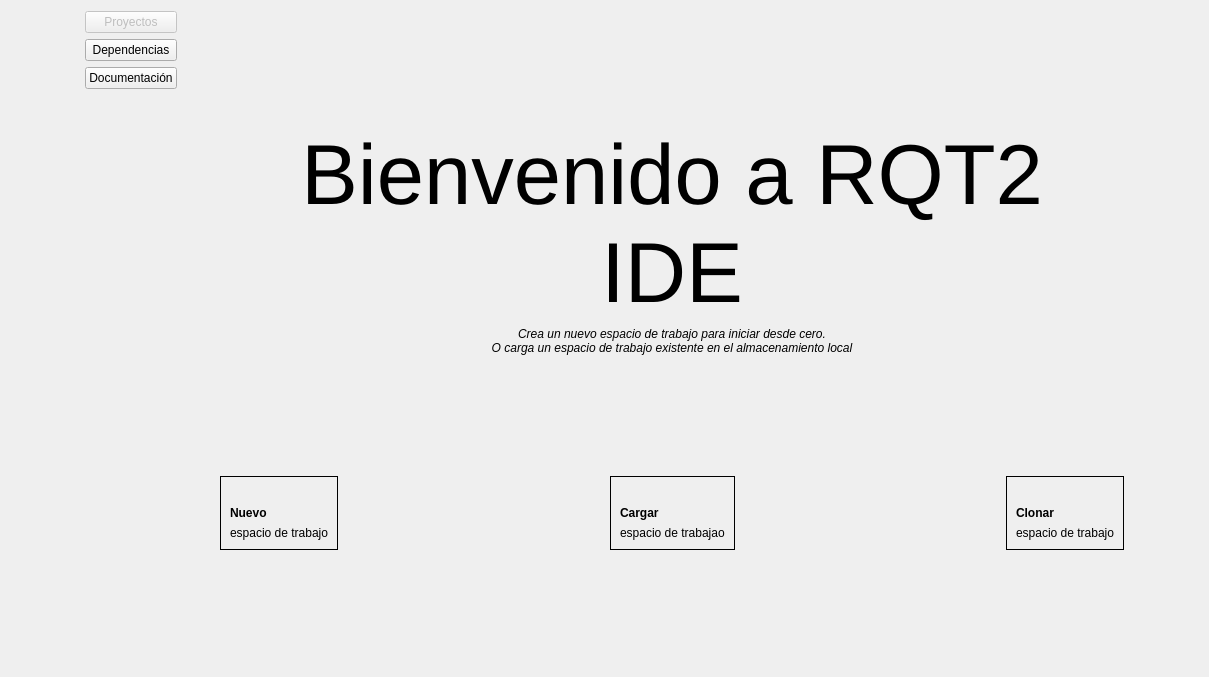
<?xml version="1.0" encoding="UTF-8"?>
<ui version="4.0">
 <class>Widget</class>
 <widget class="QWidget" name="Widget">
  <property name="geometry">
   <rect>
    <x>0</x>
    <y>0</y>
    <width>1209</width>
    <height>677</height>
   </rect>
  </property>
  <property name="sizePolicy">
   <sizepolicy hsizetype="Expanding" vsizetype="Preferred">
    <horstretch>0</horstretch>
    <verstretch>0</verstretch>
   </sizepolicy>
  </property>
  <property name="minimumSize">
   <size>
    <width>670</width>
    <height>550</height>
   </size>
  </property>
  <property name="windowTitle">
   <string>RQT2 IDE</string>
  </property>
  <property name="windowIcon">
   <iconset>
    <normaloff>icons/logo.svg</normaloff>icons/logo.svg</iconset>
  </property>
  <layout class="QHBoxLayout" name="horizontalLayout">
   <item>
    <spacer name="horizontalSpacer">
     <property name="orientation">
      <enum>Qt::Orientation::Horizontal</enum>
     </property>
     <property name="sizeHint" stdset="0">
      <size>
       <width>40</width>
       <height>20</height>
      </size>
     </property>
    </spacer>
   </item>
   <item>
    <spacer name="horizontalSpacer_6">
     <property name="orientation">
      <enum>Qt::Orientation::Horizontal</enum>
     </property>
     <property name="sizeHint" stdset="0">
      <size>
       <width>40</width>
       <height>20</height>
      </size>
     </property>
    </spacer>
   </item>
   <item>
    <layout class="QVBoxLayout" name="verticalLayout">
     <item>
      <widget class="QPushButton" name="NAVHome">
       <property name="enabled">
        <bool>false</bool>
       </property>
       <property name="text">
        <string>Proyectos</string>
       </property>
      </widget>
     </item>
     <item>
      <widget class="QPushButton" name="NAVInstall">
       <property name="cursor">
        <cursorShape>PointingHandCursor</cursorShape>
       </property>
       <property name="text">
        <string>Dependencias</string>
       </property>
      </widget>
     </item>
     <item>
      <widget class="QPushButton" name="NAVDocs">
       <property name="cursor">
        <cursorShape>PointingHandCursor</cursorShape>
       </property>
       <property name="text">
        <string>Documentación</string>
       </property>
      </widget>
     </item>
     <item>
      <spacer name="verticalSpacer">
       <property name="orientation">
        <enum>Qt::Orientation::Vertical</enum>
       </property>
       <property name="sizeHint" stdset="0">
        <size>
         <width>20</width>
         <height>40</height>
        </size>
       </property>
      </spacer>
     </item>
    </layout>
   </item>
   <item>
    <spacer name="horizontalSpacer_5">
     <property name="orientation">
      <enum>Qt::Orientation::Horizontal</enum>
     </property>
     <property name="sizeHint" stdset="0">
      <size>
       <width>40</width>
       <height>20</height>
      </size>
     </property>
    </spacer>
   </item>
   <item>
    <layout class="QVBoxLayout" name="verticalLayout_2">
     <item>
      <spacer name="verticalSpacer_2">
       <property name="orientation">
        <enum>Qt::Orientation::Vertical</enum>
       </property>
       <property name="sizeHint" stdset="0">
        <size>
         <width>20</width>
         <height>40</height>
        </size>
       </property>
      </spacer>
     </item>
     <item>
      <widget class="QLabel" name="LABELTitleWelcome">
       <property name="sizePolicy">
        <sizepolicy hsizetype="Preferred" vsizetype="Minimum">
         <horstretch>0</horstretch>
         <verstretch>0</verstretch>
        </sizepolicy>
       </property>
       <property name="font">
        <font>
         <pointsize>64</pointsize>
        </font>
       </property>
       <property name="text">
        <string>Bienvenido a RQT2 IDE</string>
       </property>
       <property name="alignment">
        <set>Qt::AlignmentFlag::AlignCenter</set>
       </property>
       <property name="wordWrap">
        <bool>true</bool>
       </property>
      </widget>
     </item>
     <item>
      <widget class="QLabel" name="LABELInfoWelcome">
       <property name="sizePolicy">
        <sizepolicy hsizetype="Preferred" vsizetype="Minimum">
         <horstretch>0</horstretch>
         <verstretch>0</verstretch>
        </sizepolicy>
       </property>
       <property name="font">
        <font>
         <italic>true</italic>
        </font>
       </property>
       <property name="text">
        <string>Crea un nuevo espacio de trabajo para iniciar desde cero.
O carga un espacio de trabajo existente en el almacenamiento local</string>
       </property>
       <property name="alignment">
        <set>Qt::AlignmentFlag::AlignCenter</set>
       </property>
       <property name="wordWrap">
        <bool>true</bool>
       </property>
      </widget>
     </item>
     <item>
      <spacer name="verticalSpacer_3">
       <property name="orientation">
        <enum>Qt::Orientation::Vertical</enum>
       </property>
       <property name="sizeHint" stdset="0">
        <size>
         <width>20</width>
         <height>40</height>
        </size>
       </property>
      </spacer>
     </item>
     <item>
      <layout class="QHBoxLayout" name="horizontalLayout_2">
       <item>
        <widget class="QFrame" name="FRAMENew">
         <property name="cursor">
          <cursorShape>PointingHandCursor</cursorShape>
         </property>
         <property name="autoFillBackground">
          <bool>true</bool>
         </property>
         <property name="frameShape">
          <enum>QFrame::Shape::Box</enum>
         </property>
         <property name="frameShadow">
          <enum>QFrame::Shadow::Plain</enum>
         </property>
         <property name="lineWidth">
          <number>1</number>
         </property>
         <layout class="QVBoxLayout" name="verticalLayout_3">
          <item>
           <widget class="QLabel" name="ICONNew">
            <property name="sizePolicy">
             <sizepolicy hsizetype="Preferred" vsizetype="Preferred">
              <horstretch>32</horstretch>
              <verstretch>0</verstretch>
             </sizepolicy>
            </property>
            <property name="maximumSize">
             <size>
              <width>256</width>
              <height>256</height>
             </size>
            </property>
            <property name="text">
             <string/>
            </property>
            <property name="pixmap">
             <pixmap>icons/nes.svg</pixmap>
            </property>
            <property name="scaledContents">
             <bool>true</bool>
            </property>
            <property name="wordWrap">
             <bool>false</bool>
            </property>
           </widget>
          </item>
          <item>
           <widget class="QLabel" name="LABELTitleNew">
            <property name="sizePolicy">
             <sizepolicy hsizetype="Preferred" vsizetype="Minimum">
              <horstretch>0</horstretch>
              <verstretch>0</verstretch>
             </sizepolicy>
            </property>
            <property name="font">
             <font>
              <bold>true</bold>
             </font>
            </property>
            <property name="text">
             <string>Nuevo</string>
            </property>
           </widget>
          </item>
          <item>
           <widget class="QLabel" name="LABELInfoNew">
            <property name="sizePolicy">
             <sizepolicy hsizetype="Preferred" vsizetype="Minimum">
              <horstretch>0</horstretch>
              <verstretch>0</verstretch>
             </sizepolicy>
            </property>
            <property name="text">
             <string>espacio de trabajo</string>
            </property>
            <property name="wordWrap">
             <bool>true</bool>
            </property>
           </widget>
          </item>
         </layout>
        </widget>
       </item>
       <item>
        <spacer name="horizontalSpacer_3">
         <property name="orientation">
          <enum>Qt::Orientation::Horizontal</enum>
         </property>
         <property name="sizeHint" stdset="0">
          <size>
           <width>40</width>
           <height>20</height>
          </size>
         </property>
        </spacer>
       </item>
       <item>
        <widget class="QFrame" name="FRAMEOpen">
         <property name="cursor">
          <cursorShape>PointingHandCursor</cursorShape>
         </property>
         <property name="autoFillBackground">
          <bool>true</bool>
         </property>
         <property name="frameShape">
          <enum>QFrame::Shape::Box</enum>
         </property>
         <layout class="QVBoxLayout" name="verticalLayout_4">
          <item>
           <widget class="QLabel" name="ICONOpen">
            <property name="maximumSize">
             <size>
              <width>256</width>
              <height>256</height>
             </size>
            </property>
            <property name="text">
             <string/>
            </property>
            <property name="pixmap">
             <pixmap>icons/open.svg</pixmap>
            </property>
            <property name="scaledContents">
             <bool>true</bool>
            </property>
           </widget>
          </item>
          <item>
           <widget class="QLabel" name="LABELTitleOpen">
            <property name="sizePolicy">
             <sizepolicy hsizetype="Preferred" vsizetype="Minimum">
              <horstretch>0</horstretch>
              <verstretch>0</verstretch>
             </sizepolicy>
            </property>
            <property name="font">
             <font>
              <italic>false</italic>
              <bold>true</bold>
             </font>
            </property>
            <property name="text">
             <string>Cargar</string>
            </property>
           </widget>
          </item>
          <item>
           <widget class="QLabel" name="LABELInfoOpen">
            <property name="sizePolicy">
             <sizepolicy hsizetype="Preferred" vsizetype="Minimum">
              <horstretch>0</horstretch>
              <verstretch>0</verstretch>
             </sizepolicy>
            </property>
            <property name="text">
             <string>espacio de trabajao</string>
            </property>
            <property name="wordWrap">
             <bool>true</bool>
            </property>
           </widget>
          </item>
         </layout>
        </widget>
       </item>
       <item>
        <spacer name="horizontalSpacer_4">
         <property name="orientation">
          <enum>Qt::Orientation::Horizontal</enum>
         </property>
         <property name="sizeHint" stdset="0">
          <size>
           <width>40</width>
           <height>20</height>
          </size>
         </property>
        </spacer>
       </item>
       <item>
        <widget class="QFrame" name="FRAMEClone">
         <property name="cursor">
          <cursorShape>PointingHandCursor</cursorShape>
         </property>
         <property name="autoFillBackground">
          <bool>true</bool>
         </property>
         <property name="frameShape">
          <enum>QFrame::Shape::Box</enum>
         </property>
         <layout class="QVBoxLayout" name="verticalLayout_5">
          <item>
           <widget class="QLabel" name="ICONClone">
            <property name="maximumSize">
             <size>
              <width>256</width>
              <height>256</height>
             </size>
            </property>
            <property name="text">
             <string/>
            </property>
            <property name="pixmap">
             <pixmap>icons/clone.svg</pixmap>
            </property>
            <property name="scaledContents">
             <bool>true</bool>
            </property>
           </widget>
          </item>
          <item>
           <widget class="QLabel" name="LABELTitleClone">
            <property name="sizePolicy">
             <sizepolicy hsizetype="Preferred" vsizetype="Minimum">
              <horstretch>0</horstretch>
              <verstretch>0</verstretch>
             </sizepolicy>
            </property>
            <property name="font">
             <font>
              <bold>true</bold>
             </font>
            </property>
            <property name="text">
             <string>Clonar</string>
            </property>
           </widget>
          </item>
          <item>
           <widget class="QLabel" name="LABELInfoClone">
            <property name="sizePolicy">
             <sizepolicy hsizetype="Preferred" vsizetype="Minimum">
              <horstretch>0</horstretch>
              <verstretch>0</verstretch>
             </sizepolicy>
            </property>
            <property name="text">
             <string>espacio de trabajo</string>
            </property>
            <property name="wordWrap">
             <bool>true</bool>
            </property>
           </widget>
          </item>
         </layout>
        </widget>
       </item>
      </layout>
     </item>
     <item>
      <spacer name="verticalSpacer_4">
       <property name="orientation">
        <enum>Qt::Orientation::Vertical</enum>
       </property>
       <property name="sizeHint" stdset="0">
        <size>
         <width>20</width>
         <height>40</height>
        </size>
       </property>
      </spacer>
     </item>
    </layout>
   </item>
   <item>
    <spacer name="horizontalSpacer_2">
     <property name="orientation">
      <enum>Qt::Orientation::Horizontal</enum>
     </property>
     <property name="sizeHint" stdset="0">
      <size>
       <width>40</width>
       <height>20</height>
      </size>
     </property>
    </spacer>
   </item>
   <item>
    <spacer name="horizontalSpacer_7">
     <property name="orientation">
      <enum>Qt::Orientation::Horizontal</enum>
     </property>
     <property name="sizeHint" stdset="0">
      <size>
       <width>40</width>
       <height>20</height>
      </size>
     </property>
    </spacer>
   </item>
  </layout>
 </widget>
 <resources/>
 <connections/>
</ui>
